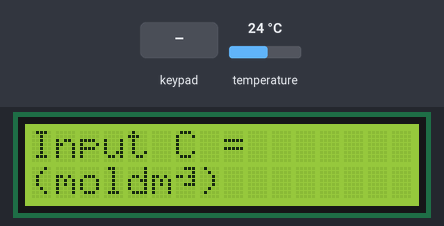
Simulated run of this sketch. Board: ESP32. Parts: 16×2 character LCD. Inputs (shaded band) come from the test bench; at power-on: temperature 24 °C. What the sketch prints to the serial monitor is not drawn.

Above: at 1.3 s.
1.4 s: keypad keys 1 2 1 3 1 4 2 7 # pressed 0.4 s apart
At 6.0 s:
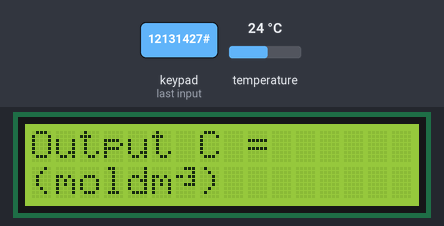
6.5 s: key '#' pressed
At 8.1 s:
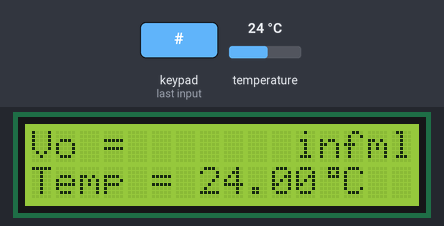
8.7 s: keypad keys 1 2 1 3 1 4 2 7 pressed 0.4 s apart
At 12.7 s:
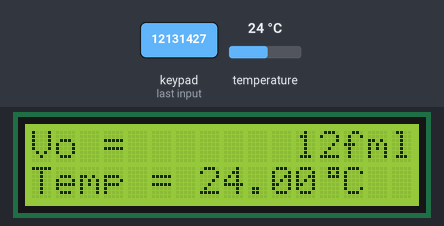
14.9 s: temperature set to 2 °C
At 15.7 s:
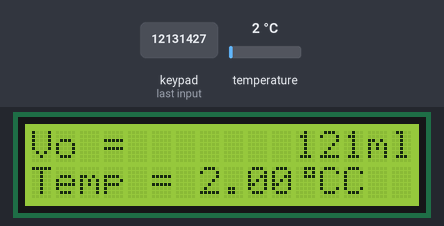
17.9 s: temperature set to 12 °C
At 20.4 s:
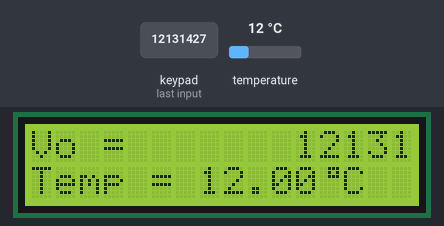
20.9 s: temperature set to 2 °C
At 22.3 s:
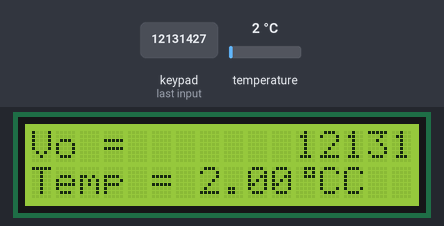
Timing chart, 0 to 23.8 s (numbered marks = the images above; inputs shaded):
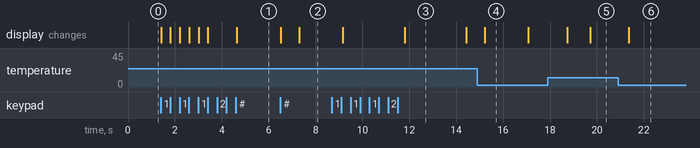

Measured:
- after the input at 1.4 s, the display: first changes at once (image 1 shows a later state)
- after the input at 6.5 s, the display: first changes at once (image 2 shows a later state)
- after the input at 8.7 s, the display: first changes after 0.46 s (image 3 shows a later state)
- after the input at 14.9 s, the display: changes after 0.31 s (image 4)
- after the input at 17.9 s, the display: first changes after 0.82 s (image 5 shows a later state)
- after the input at 20.9 s, the display: changes after 0.46 s (image 6)
- what the display in image 3 shows lasts 2.6 s, from 11.8 s to 14.4 s

The sketch:

sketch_complete.ino
```cpp
//code with lcd display, datapad, temperature sensor, tof, gyroscope

#include <Wire.h>
#include <LiquidCrystal_I2C.h>
#include <Keypad.h>
#include <OneWire.h>
#include <DallasTemperature.h>
#include <Adafruit_VL53L0X.h>
#include <MPU6050.h>


// LCD DISPLAY

// Initialize the LCD with I2C address 0x27 and screen size of 16x2
LiquidCrystal_I2C lcd(0x27, 16, 2);


// DATAPAD

// Initialize the datapad
const byte ROWS = 4;
const byte COLS = 4;

char hexaKeys[ROWS][COLS] = {
  { 'D', '#', '0', '*' },
  { 'C', '9', '8', '7' },
  { 'B', '6', '5', '4' },
  { 'A', '3', '2', '1' }
};

// Define the row and column pins
byte rowPins[ROWS] = { 12, 13, 14, 27 };
byte colPins[COLS] = { 26, 25, 33, 32 };

Keypad customKeypad = Keypad(makeKeymap(hexaKeys), rowPins, colPins, ROWS, COLS);

String inputCValue = "";
String outputCValue = "";
bool enteringFirstInput = true;
bool inputCHasDecimal = false;
bool outputCHasDecimal = false;
bool finalOutputIsDisplayed = false;
float inputC = 0.0;
float outputC = 0.0;
double outputV = 0.0;
float temp = 0.0;
char outputVStr[10];  // Buffer to hold the formatted outputV

// Create a custom character array for the degree symbol
byte degreeChar[8] = {
  0b00111,
  0b00101,
  0b00111,
  0b00000,
  0b00000,
  0b00000,
  0b00000,
  0b00000
};

// Create a custom character array for superscript minus 3 symbol
byte superscriptMinus3[8] = {
  0b00111,
  0b00001,
  0b11011,
  0b00001,
  0b00111,
  0b00000,
  0b00000,
  0b00000
};


//TEMPERATURE SENSOR

// Data wire is connected to GPIO 18
#define ONE_WIRE_BUS 4

// Setup a oneWire instance to communicate with any OneWire devices (not just Maxim/Dallas temperature ICs)
OneWire oneWire(ONE_WIRE_BUS);

// Pass our oneWire reference to Dallas Temperature.
DallasTemperature sensors(&oneWire);


// //TOF
// // Create sensor instances
// Adafruit_VL53L0X lox = Adafruit_VL53L0X();

// //GYROSCOPE
// MPU6050 mpu;

// // Define the built-in LED pin
// const int BUILTIN_LED = 2;


// //ULTRASONIC SENSOR
// #define echoPin 5
// #define trigPin 4
// long ultrasonicDuration, ultrasonicDistance;
// const float ultrasonicThreshold = 50.0;  // Distance threshold in cm for object detection


void resetCircuit();


void setup() {
  // SERIAL MONITOR

  // Initialize the Serial Monitor
  Serial.begin(115200);


  //LCD DISPLAY

  // Initialize the LCD screen
  lcd.init();
  // Turn on the backlight
  lcd.backlight();
  // Create a custom characters (degree symbol, superscript -3)
  lcd.createChar(0, degreeChar);
  lcd.createChar(1, superscriptMinus3);

  // Display initial message for Input C
  displayInitialMessage("Input C = ", "moldm");


  //TEMPERTURE SENSOR

  Serial.println("Dallas Temperature IC Control Library Demo");

  // Start up the library
  sensors.begin();


  // //TOF
  // // Initialize Serial Monitor
  // while (!Serial) { delay(10); }

  // // Initialize I2C communication
  // Wire.begin();

  // // Initialize the VL53L0X sensor
  // if (!lox.begin()) {
  //   Serial.println(F("Failed to boot VL53L0X"));
  //   while (1)
  //     ;
  // }
  // Serial.println(F("VL53L0X Ready"));


  // //GYROSCOPE
  // // Initialize the MPU6050 sensor
  // mpu.initialize();
  // if (!mpu.testConnection()) {
  //   Serial.println(F("Failed to connect to MPU6050"));
  //   while (1)
  //     ;
  // }
  // Serial.println(F("MPU6050 Ready"));

  // // Initialize the built-in LED pin
  // pinMode(BUILTIN_LED, OUTPUT);
  // digitalWrite(BUILTIN_LED, LOW);  // Ensure LED is off initially


  // //ULTRASONIC SENSOR
  // pinMode(trigPin, OUTPUT);
  // pinMode(echoPin, INPUT);

}


void loop() {
  getPressedKey();

  if (finalOutputIsDisplayed == true) {
    // runGyroscope();
    //runUltrasonic();
    // runTOF();
    // runWaterFlow();
    //runWaterPump();
    //runSolenoidValve();
    //runMotors();
    //runSyringeMotors();
    runTemp();
    //Base & cleaning
  }
}

//GET PRESSED KEY
void getPressedKey() {
  char customKey = customKeypad.getKey();

  if (customKey) {
    if (customKey == '#') {  // Use '#' as the delimiter to switch inputs
      if (enteringFirstInput) {
        enteringFirstInput = false;
        inputC = inputCValue.toFloat();
        Serial.print("Input C = ");
        Serial.print(inputC);
        Serial.println(" moldm-3");

        lcd.clear();
        displayInitialMessage("Output C = ", "moldm");
      } else {
        outputC = outputCValue.toFloat();
        Serial.print("Output C = ");
        Serial.print(outputC);
        Serial.println(" moldm-3");

        // Both inputs are now complete
        lcd.clear();
        displayOutputV();
      }
    } else if (customKey == '*') {
      // Clear the current input
      if (inputCValue.length() > 0 && outputCValue.length() == 0) {
        inputCValue = "";
        lcd.setCursor(10, 0);
        lcd.print("          ");
        lcd.setCursor(10, 0);
      } else if (inputCValue.length() > 0 && outputCValue.length() > 0) {
        outputCValue = "";
        lcd.setCursor(11, 0);
        lcd.print("          ");
        lcd.setCursor(11, 0);
      }
    } else if (customKey == 'A') {
      if (enteringFirstInput) {
        if (!inputCHasDecimal) {  // Check if decimal point is already present
          inputCValue += ".";
          inputCHasDecimal = true;
          lcd.setCursor(10 + inputCValue.length() - 1, 0);  // Adjust cursor for new character
          lcd.print(".");
        }
      } else {
        if (!outputCHasDecimal) {  // Check if decimal point is already present
          outputCValue += ".";
          outputCHasDecimal = true;
          lcd.setCursor(11 + outputCValue.length() - 1, 0);  // Adjust cursor for new character
          lcd.print(".");
        }
      }
    } else if (customKey == 'D') {
      // Reset the circuit
      resetCircuit();
    } else {
      if (enteringFirstInput) {
        inputCValue += customKey;
        lcd.setCursor(10, 0);
        lcd.print(inputCValue);
      } else {
        outputCValue += customKey;
        lcd.setCursor(11, 0);
        lcd.print(outputCValue);
      }
    }
  }
}

// RESET
void resetCircuit() {
  // Clear input strings
  inputCValue = "";
  outputCValue = "";
  enteringFirstInput = true;

  inputCHasDecimal = false;   // Reset decimal flag for the first input
  outputCHasDecimal = false;  // Reset decimal flag for the second input

  finalOutputIsDisplayed = false;

  // Reinitialize the display
  lcd.clear();

  // Display initial message for Input C
  displayInitialMessage("Input C = ", "moldm");
}


// DISPLAY FUNCTIONS

void displayOutputV() {
  // Clear the screen
  lcd.clear();

  // Perform a calculation
  outputV = (inputC * 0.005) / outputC;

  // Convert outputV to a string with 6 decimal places
  dtostrf(outputV, 9, 5, outputVStr);

  // Display the final output
  lcd.setCursor(0, 0);
  lcd.print("Vo = ");
  lcd.print(outputVStr);
  lcd.print("ml");

  Serial.print("Output V = ");
  Serial.print(outputV);
  Serial.println("ml");

  finalOutputIsDisplayed = true;
}

void displayInitialMessage(String topRowMessage, String bottomRowMessage) {
  // Clear the screen
  lcd.clear();

  // Set the cursor and print the top row message
  lcd.setCursor(0, 0);
  lcd.print(topRowMessage);

  // Set the cursor and print the bottom row message if available
  if (bottomRowMessage.length() > 0) {
    lcd.setCursor(0, 1);
    lcd.print("(");
    lcd.print(bottomRowMessage);
    lcd.write(byte(1));
    lcd.print(")");
  }
}

//TEMPERATURE SENSOR
void runTemp() {
  // Request temperature readings
    sensors.requestTemperatures();

    // Fetch and print the temperature in Celsius
    temp = sensors.getTempCByIndex(0);

    // Check if reading was successful
    if (temp != DEVICE_DISCONNECTED_C) {
      Serial.print("Temperature: ");
      Serial.print(temp);
      Serial.println(" °C");

      lcd.setCursor(0, 1);
      lcd.print("Temp = ");
      lcd.print(temp);

      // Display the custom degree symbol
      lcd.write(byte(0));
      lcd.print("C");
    } else {
      Serial.println("Error: Could not read temperature data");
      lcd.setCursor(0, 1);
      lcd.print("Temp: No Device");
    }

    // Wait for a second before requesting new data
    delay(100);
}

// //GYROSCOPE SENSOR
// void runGyroscope(){
//   // Read accelerometer values from MPU6050
//   int16_t ax, ay, az;
//   mpu.getAcceleration(&ax, &ay, &az);
//   lcd.setCursor(1, 0);
//   lcd.print(ax);
//   lcd.print(", ");
//   lcd.print(ay);
//   lcd.print(", ");
//   lcd.print(az);

//   // Check if the sensor is not flat
//   // Assuming flat means ax and ay are near zero and az is positive
//   if (abs(ax) > 1000 || abs(ay) > 1000 || az < 0) {
//     // Blink the built-in LED
//     digitalWrite(BUILTIN_LED, HIGH);
//     delay(500);  // LED on for 500ms
//     digitalWrite(BUILTIN_LED, LOW);
//     delay(500);  // LED off for 500ms
//     Serial.println("Not flat");
//   } else {
//     digitalWrite(BUILTIN_LED, LOW);  // Ensure LED is off
//     Serial.println("Flat");
//   }

//   delay(100);  // Read every second
// }

// //TOF SENSOR
// void runTOF(){
//   //TOF
//   // Read tof distance from VL53L0X
//   VL53L0X_RangingMeasurementData_t measure;
//   lox.rangingTest(&measure, false);

//   if (measure.RangeStatus != 4) {  // if not out of range
//     Serial.print("TOF Distance (mm): ");
//     Serial.println(measure.RangeMilliMeter);
//   } else {
//     Serial.println("Out of range");
//   }
// }

// //ULTRASONIC SENSOR
// void runUltrasonic(){
//   digitalWrite(trigPin, LOW);
//   delayMicroseconds(2);
//   digitalWrite(trigPin, HIGH);
//   delayMicroseconds(10);
//   digitalWrite(trigPin, LOW);

//   ultrasonicDuration = pulseIn(echoPin, HIGH);
//   ultrasonicDistance = ultrasonicDuration / 58.2;
//   String disp = String(ultrasonicDistance);

//   // Print the ultrasonicDistance to the Serial Monitor
//   Serial.print("Ultrasonic Distance: ");
//   Serial.print(disp);
//   Serial.println(" cm");

//   // Check if the ultrasonicDistance is less than the threshold
//   if (ultrasonicDistance < ultrasonicThreshold) {
//     Serial.println("Object detected within threshold");
//   } else {
//     Serial.println("No object detected within threshold");
//   }
//   delay(1000);
// }
```
